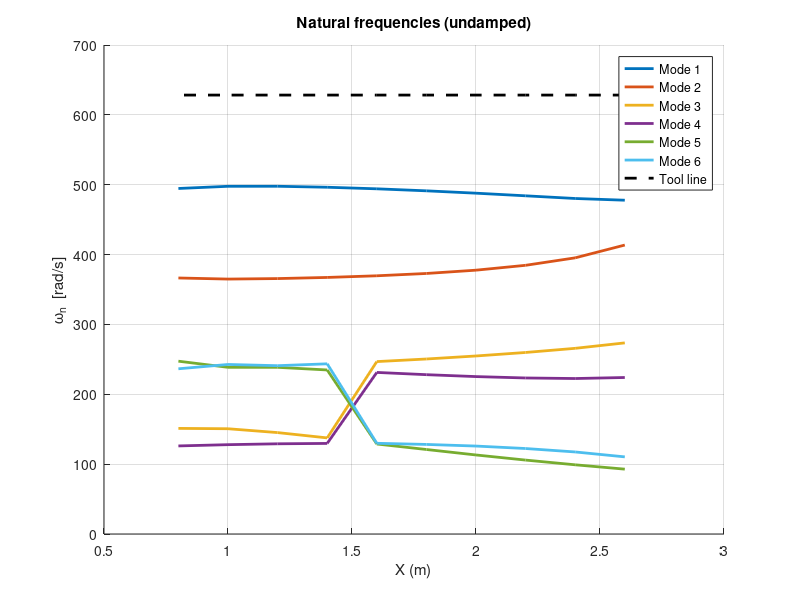
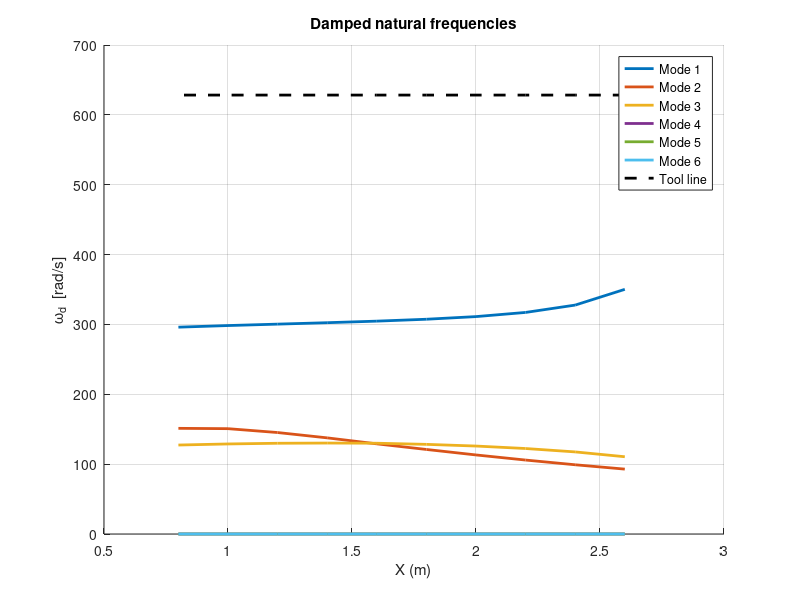
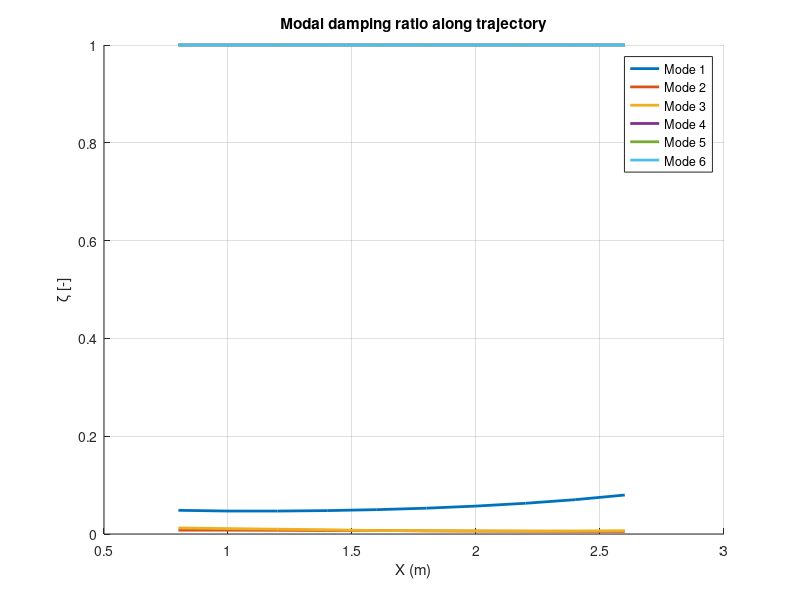

These figures' MATLAB source, in order:
function RobotStifnessModel()

clear; clc;

%% =============================================================================
%% Trajectory (q1..q6)
%% =============================================================================
Angcord1 = [ ...
   -3.97   -9.32    36.81   -91.37   -92.63   332.47;
   -4.30  -21.87    62.29   -92.14   -92.51   319.54;
   -4.69  -30.27    79.89   -92.81   -92.39   310.33;
   -5.16  -36.97    94.43   -93.51   -92.23   302.47;
   -5.73  -42.59   107.24   -94.27   -92.02   295.27;
   -6.44  -47.36   118.92   -95.16   -91.72   288.36;
   -7.36  -51.30   129.77   -96.23   -91.27   281.45;
   -8.57  -54.23   139.98   -97.55   -90.56   274.22;
  -10.26  -55.70   149.59   -99.24   -89.37   266.16;
  -12.77  -54.53   158.52  -101.43   -87.17   256.30 ];

xpos = [ 2.6 2.4 2.2 2.0 1.8 1.6 1.4 1.2 1.0 0.8];

Angcord = deg2rad(Angcord1);

n = 6;

%% =============================================================================
%% ------------------ Parameters -----------------------------------------------
%% =============================================================================

RPM = 2000
z = 4

Toolw = 1500*(2*pi/60)*4


a     = [0.33 1.15 0.115 0 0 0];
d     = [0.645 0 0 1.22 0 0.24];
alpha = [pi/2 0 -pi/2 pi/2 -pi/2 0];

lc    = [0.35 0.60 0.55 0.15 0.12 0.20];
lc_y  = [0.00 0.00 0.00 0.00 0.00 0.00];
lc_z  = [0.00 0.00 0.00 0.00 0.00 0.00];

m     = [315 315 165 20 35 46];

Ixx = [ 12.0  18.0  10.5  0.40  0.80  1.10 ];
Iyy = [  9.0  14.0   8.0  0.30  0.60  0.90 ];
Izz = [  6.0   9.5   5.5  0.20  0.40  0.70 ];

Ixy = [ 0 0 0 0 0 0 ];
Ixz = [ 0 0 0 0 0 0 ];
Iyz = [ 0 0 0 0 0 0 ];

Ks = diag([20e6 20e6 20e6 50e4 50e4 20e4]);
Cs= diag ([20e2 20e2 20e2 50e2 50e2 20e2]);
g  = 9.81;

%% =========================================================================
%% Modal analysis
%% =========================================================================
N = size(Angcord,1);
wn = zeros(N,n);
wd   = zeros(N,n);   % [rad/s] Dampened frecuencies
zeta = zeros(N,n);   % [-]     Dampened factor

eps = 1e-5;

for p = 1:N

    q0 = Angcord(p,:)';

    % --- Inertia matrix (numeric, exact) ---
    D = inertia_numeric(q0,a,d,alpha,lc,lc_y,lc_z,m,Ixx,Iyy,Izz,Ixy,Ixz,Iyz);

    % --- Gravity stiffness (numeric linearization) ---
    Kg = zeros(n);

    G0 = gravity_numeric(q0,a,d,alpha,lc,lc_y,lc_z,m,g);

    for i=1:n %  Numeric derivate
        dq = zeros(n,1); % A column vector with zeros.
        dq(i)=eps; %we apply the perturbation just to the joint k
        Gp = gravity_numeric(q0+dq,a,d,alpha,lc,lc_y,lc_z,m,g); %valuation of the gravity function with a perturbation just in the joiint k.
        Gm = gravity_numeric(q0-dq,a,d,alpha,lc,lc_y,lc_z,m,g);
        Kg(:,i) = (Gp-Gm)/(2*eps); % Derivate
    end

    Kt = Ks + Kg;



    % --- Modal problem ---
    [~,W2] = eig(Kt,D);
    wn(p,:) = sqrt(real(diag(W2)))';

    % ============================
% Estado-espacio amortiguado
% ============================
Z = zeros(n);
I = eye(n);

A = [ Z         I ;
     -D\Kt    -D\Cs ];

lam_all = eig(A);

% 1) Candidatos complejos (solo una mitad del par conjugado)
lam_c = lam_all(imag(lam_all) > 0);

% 2) Si faltan modos (polos reales), completamos con reales
if numel(lam_c) < n
    lam_r = lam_all(abs(imag(lam_all)) < 1e-12);   % reales
    % ordenarlos por |real| (los más “lentos” primero o como prefieras)
    [~,idxr] = sort(abs(real(lam_r)), 'ascend');
    lam_r = lam_r(idxr);
    lam_sel = [lam_c; lam_r(1:min(n-numel(lam_c), numel(lam_r)))];
else
    % si sobran complejos, elegir los n con mayor frecuencia (|imag|)
    [~,idxc] = sort(abs(imag(lam_c)), 'descend');
    lam_sel = lam_c(idxc(1:n));
end

% asegurar tamaño n
lam_sel = lam_sel(:).';
if numel(lam_sel) < n
    lam_sel(end+1:n) = 0;
end

wd(p,:)   = abs(imag(lam_sel));                          % [rad/s]
zeta(p,:) = -real(lam_sel) ./ sqrt(real(lam_sel).^2 + imag(lam_sel).^2);  % [-]
              % [-]

end

%% =========================================================================
%% Plot wn (no amortiguadas)
%% =========================================================================
figure; hold on;
colors = lines(6);
for i=1:6
    plot(xpos(:), wn(:,i), 'LineWidth', 2, 'Color', colors(i,:));
end
plot(xpos(:), Toolw*ones(size(xpos(:))), 'k--', 'LineWidth', 2);

xlabel('X (m)');
ylabel('\omega_n  [rad/s]');
title('Natural frequencies (undamped)');
legend('Mode 1','Mode 2','Mode 3','Mode 4','Mode 5','Mode 6','Tool line');
grid on;

%% =========================================================================
%% Plot wd (amortiguadas)
%% =========================================================================
figure; hold on;
colors = lines(6);
for i=1:6
    plot(xpos(:), wd(:,i), 'LineWidth', 2, 'Color', colors(i,:));
end
plot(xpos(:), Toolw*ones(size(xpos(:))), 'k--', 'LineWidth', 2);

xlabel('X (m)');
ylabel('\omega_d  [rad/s]');
title('Damped natural frequencies');
legend('Mode 1','Mode 2','Mode 3','Mode 4','Mode 5','Mode 6','Tool line');
grid on;

%% =========================================================================
%% Damped factor
%% =========================================================================

figure; hold on;
colors = lines(6);
for i=1:6
    plot(xpos(:), zeta(:,i), 'LineWidth', 2, 'Color', colors(i,:));
end
xlabel('X (m)');
ylabel('\zeta [-]');
title('Modal damping ratio along trajectory');
legend('Mode 1','Mode 2','Mode 3','Mode 4','Mode 5','Mode 6');
grid on;

end

%% =========================================================================
%% NUMERIC INERTIA MATRIX
%% =========================================================================
function D = inertia_numeric(q,a,d,alpha,lc,lc_y,lc_z,m,Ixx,Iyy,Izz,Ixy,Ixz,Iyz)

n = length(q);
T = eye(4); %identity matrix

O = cell(n+1,1); %cell or empty arrange for origin of reference systems
z = cell(n+1,1); %cell or empty arrange for z-axes
R = cell(n,1); %cell or empty arrange for rotation matrix

O{1} = [0;0;0]; % Origin of base reference frame2im
z{1} = [0;0;1]; % Z axes of the reference frame.

for i=1:n
    T = T * dh_num(a(i),alpha(i),d(i),q(i));
    R{i}   = T(1:3,1:3);
    O{i+1} = T(1:3,4);
    z{i+1} = R{i}*[0;0;1];
end

D = zeros(n);

for i=1:n
    rcm = [lc(i); lc_y(i); lc_z(i)];
    Ocm = O{i+1} + R{i}*rcm;

    Jv = zeros(3,n);
    Jw = zeros(3,n);

    for j=1:i
        Jv(:,j) = cross(z{j},Ocm-O{j});
        Jw(:,j) = z{j};
    end

    Ii = [ Ixx(i) -Ixy(i) -Ixz(i);
          -Ixy(i)  Iyy(i) -Iyz(i);
          -Ixz(i) -Iyz(i)  Izz(i) ];

    D = D + m(i)*(Jv'*Jv) + Jw'*R{i}*Ii*R{i}'*Jw;
end
end

%% =========================================================================
%% GRAVITY MATRIX
%% =========================================================================
function G = gravity_numeric(q,a,d,alpha,lc,lc_y,lc_z,m,g)

n = length(q);
G = zeros(n,1);

epsG = 1e-6; %We define the perturbation used to apply the mathematical formula of the derivate

for k = 1:n
    dqk = zeros(n,1); % A column vector with zeros.
    dqk(k) = epsG; %we apply the perturbation just to the joint k

    Pp = 0; % Potential energy with positive perturbation
    T  = eye(4); % Transformation Matrix storage.
    for i = 1:n
        T = T * dh_num(a(i),alpha(i),d(i),q(i) + dqk(i)); % Transformation matrix with perturbation in the joint k.
        R = T(1:3,1:3);
        O = T(1:3,4);
        rcm = [lc(i); lc_y(i); lc_z(i)]; %Center of mass coordinates for each link.
        Ocm = O + R*rcm;
        Pp = Pp + m(i)*g*Ocm(3); %Potential Energi with Influence on the joint k. (positive perturbation)
    end

    Pm = 0; %Potential energy with negative perturbation
    T  = eye(4); % Transformation Matrix storage.
    for i = 1:n
        T = T * dh_num(a(i),alpha(i),d(i),q(i) - dqk(i)); % Transformation matrix with perturbation in the joint k.
        R = T(1:3,1:3);
        O = T(1:3,4);
        rcm = [lc(i); lc_y(i); lc_z(i)]; %Center of mass coordinates for each link.
        Ocm = O + R*rcm;
        Pm = Pm + m(i)*g*Ocm(3); %Potential Energi with Influence on the joint k.  (negative perturbation)
    end

    G(k) = (Pp - Pm) / (2*epsG); % Derivate of the potential Energi For each joint. (Column vector)
end

end

%% =========================================================================
%% DH TRANSFORM
%% =========================================================================
function T = dh_num(a,alpha,d,theta)
T = [ ...
 cos(theta) -sin(theta)*cos(alpha)  sin(theta)*sin(alpha) a*cos(theta);
 sin(theta)  cos(theta)*cos(alpha) -cos(theta)*sin(alpha) a*sin(theta);
 0           sin(alpha)             cos(alpha)            d;
 0           0                      0                     1];
end
